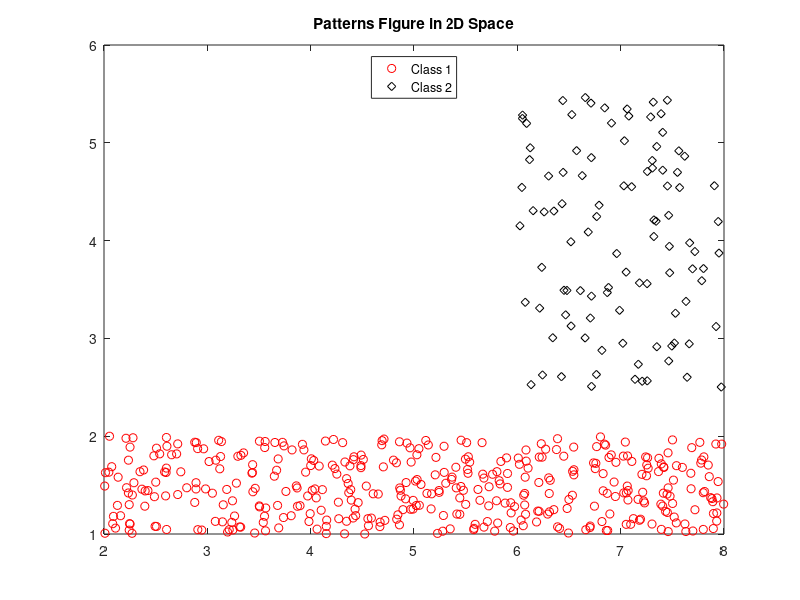
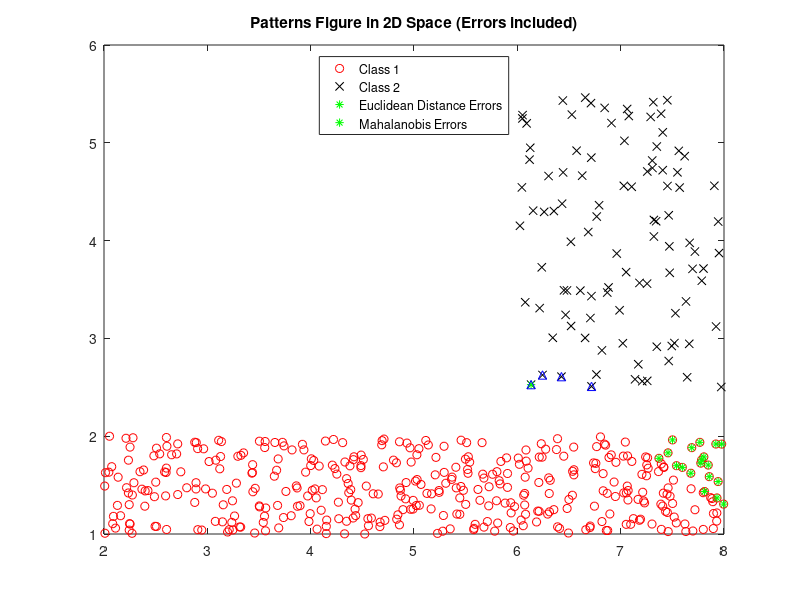
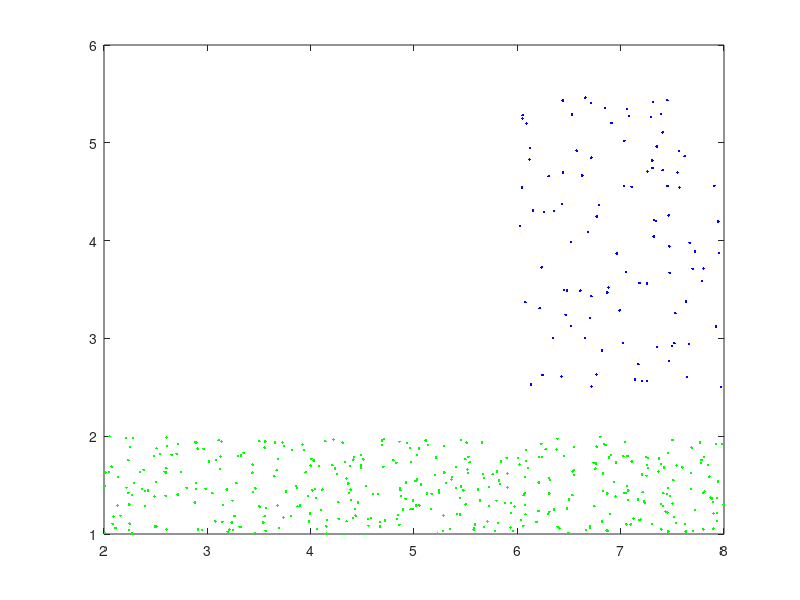

Write the MATLAB code that produced these figures, in order. (Note: this script raises an error after producing the figures.)
close all
clc;clear; clf;
%pkg load statistics
%pkg load symbolic
rng default

% Section A
% Generate Dataset

% Create patterns for class 1 in a parallelogram way;
% Define variables for the dataset generation
a = 2; b = 8; c = 1; d = 2;
N1 = 400; 

% Generate randomly the dataset
x1 = a + (b-a).*rand(N1, 1); 
x2 = c + (d-c).*rand(N1, 1);

% Assign patterns to class 1
w1 = [x1 x2];

% Create patterns for class 2 in a parallelogram way;
% Define variables for the dataset generation
a = 6; b = 8; c = 2.5; d = 5.5;
N2 = 100;

% Generate randomly the datasets
x1 = a + (b-a).*rand(N2, 1);
x2 = c + (d-c).*rand(N2, 1);

% Assign patterns to class 2
w2 = [x1 x2];

% Plot all patterns of class 1 & 2
plot(w1(:,1),w1(:,2),'ro',w2(:,1),w2(:,2),'kd');
title('Patterns Figure in 2D Space');
legend('Class 1','Class 2','Location','north');

%----------------------------------------------------------------------------------------
%----------------------------------------------------------------------------------------
%----------------------------------------------------------------------------------------
%----------------------------------------------------------------------------------------

% Section B
% Bayesian Classification in 2D Space


% Section B.1
% Find the mean value and the covariances of the 2 PDFs using MLE

% Find the mean values
m1 = mean(w1);
m2 = mean(w2);
disp(['Class 1 mean is [',num2str(m1),']']);
disp(['Class 2 mean is [',num2str(m2),']',]);
% Find the covariance values
s1 = cov(w1);
s2 = cov(w2);

% Perform MLE for Class 1
p11 = [];
p12 = [];
for i = 1:N1
    % According to 2.27 equation from Theodoridis & Koutroumbas' book
    p11 = [p11,(1/(2*pi*sqrt(abs(det(s1))))) * exp(-(1/2)*(w1(i,:) - m1)*inv(s1)*(w1(i,:) - m1)')];
    p12 = [p12,(1/(2*pi*sqrt(abs(det(s2))))) * exp(-(1/2)*(w1(i,:) - m2)*inv(s2)*(w1(i,:) - m2)')];
    
end

% Perform MLE for Class 2
p21 = [];
p22 = [];
for i = 1:N2
  % According to 2.27 equation from Theodoridis & Koutroumbas' book
    p22 = [p22,(1/(2*pi*sqrt(abs(det(s2))))) * exp(-(1/2)*(w2(i,:) - m2)*inv(s2)*(w2(i,:) - m2)')];
    p21 = [p21,(1/(2*pi*sqrt(abs(det(s1))))) * exp(-(1/2)*(w2(i,:) - m1)*inv(s1)*(w2(i,:) - m1)')];
end

%figure
%stem3(w1(1,:),w1(2,:),p11);
%hold on
%stem3(w2(1,:),w2(2,:),p22);

% Section B.2
% Initialize vectors for counting the error statistics
class1_correct = []; class2_right = []; class1_false = []; class2_false = [];

% For the patterns of class 1
for i = 1:N1
  
    d1 = norm(w1(i,:) - m1); %  Find Distance from class 1 mean
    d2 = norm(w1(i,:) - m2); % Find Distance from class 2 mean
    
    if d1<=d2  % If distance1 < distance2
        class1_correct = [class1_correct; w1(i,:)]; % It's correctly assigned to class 1
    else 
        class1_false = [class1_false; w1(i,:)]; % It's falsely assigned to class 1
    end
    
end

% Apply the same for the patterns of class2
for i = 1:N2
  
    % Find the distances
    d1 = norm(w2(i,:) - m1);
    d2 = norm(w2(i,:) - m2);
    
    % Assign to vectors
    if d1<d2
        class2_false = [class2_false; w2(i,:)];
    else
        class2_right = [class2_right; w2(i,:)];
    end
    
end

error = (size(class1_false, 1) + size(class2_false, 1)) / (N1+N2);
disp(['Euclidean Distance error : ', num2str(error*100),'%']);

% Plot the Euclidean Distance classifier
figure
plot(w1(:,1),w1(:,2),'ro',w2(:,1),w2(:,2),'kx');

if size(class1_false,1) ~= 0 
    hold on;
    plot(class1_false(:,1),class1_false(:,2),'g*');
end

if size(class2_false,1) ~= 0
    hold on;
    plot(class2_false(:,1),class2_false(:,2),'g*');
end

% Red = Euclidean Distance Errors

% Section B.3
% Mahalanobis Distance Classifier

% Find the shared covariance matrix for the 2 classes
s = (s1+s2)/2;

% Initialize the vectors again
class1_correct = []; class2_right = []; class1_false = []; class2_false = [];

% For class 1
for i = 1:N1
  
    % Calculate distances based on Mahalanobis
    d1 = sqrt((w1(i,:) - m1)*inv(s)*(w1(i,:) - m1)');
    d2 = sqrt((w1(i,:) - m2)*inv(s)*(w1(i,:) - m2)');
    
    % Assign patterns to appropriate vectors
    if d1<=d2
        class1_correct = [class1_correct;w1(i,:)];
    else
        class1_false = [class1_false;w1(i,:)];
    end
end

% For class 2
for i = 1:N2
  
    % Calculate distances based on Mahalanobis
    d1 = sqrt((w2(i,:) - m1)*inv(s)*(w2(i,:) - m1)');
    d2 = sqrt((w2(i,:) - m2)*inv(s)*(w2(i,:) - m2)');
    
    % Assign patterns to appropriate vectors
    if d1<d2
        class2_false = [class2_false;w2(i,:)];
    else
        class2_right = [class2_right;w2(i,:)];
    end
end

% Calculate statistics
error = (size(class1_false, 1) + size(class2_false, 1)) / (N1+N2);
disp(['Mahalanobis Distance Error : ',num2str(error*100),'%']);

if size(class1_false, 1) ~= 0 
    hold on;
    plot(class1_false(:, 1),class1_false(:, 2),'b^');
end
if size(class2_false, 1) ~= 0
    hold on;
    plot(class2_false(:, 1),class2_false(:, 2),'b^');
end

title('Patterns Figure in 2D Space (Errors included)');
legend('Class 1', 'Class 2', 'Euclidean Distance Errors', 'Mahalanobis Errors', 'Location', 'north');

% Section B.4

% Find the shared covariance matrix for the 2 classes
s = (s1+s2)/2;
% Initialize vectors for statistics
class1_correct = []; class2_right = []; class1_false = []; class2_false = [];
 
% For class 1
for i = 1:N1
  
    % Apply Bayesian Classifier & Assign to Correct or False Class
    if p11>=p12 
        class1_correct = [class1_correct;w1(i,:)]; 
    else
        class1_false = [class1_false;w1(i,:)];
    end
    
end

% For class 2
for i = 1:N2
  
    % Apply Bayesian Classifier & Assign to Correct or False Class
    if p21>p22
        class2_false = [class2_false;w2(i,:)];
    else
        class2_right = [class2_right;w2(i,:)];
    end
    
end

% Print Error
error = (size(class1_false, 2) + size(class2_false,2)) / (N1+N2);
disp(['Bayesian Error : ', num2str(error*100),'%']);

% Section C
% Feature Dimensionality Reduction

pause;

% Section C.1
% Principal Compomnent Analysis

figure;
x = [w1;w2];

% Apply PCA
[coeff,score] = pca(x);
G = [w1;w2] * coeff;
plot(w1(:,1),w1(:,2),'g.');
hold on;

plot(w2(:,1),w2(:,2),'b.');
hold on;
syms x y;
hold on;

% Show data in the reduced space
f2(x,y) = coeff(1,2)*x + coeff(2,2)*y;
h = ezplot(f2,[-2, 10]); hold on;
set(h, 'Color', 'k');
title('PCA');
legend('Class 1', 'Class 2', 'Line Projection');
pause

% Section C.2
% Euclidean Distance Classifier after PCA

% Initialize vectors for statistics
class1_false = []; class1_correct = []; class2_false = []; class2_right = [];

% For transformed Class 1 features
for i = 1:N1
  
   % Find distance to mean of class 1 and 2
   d1 = norm(G(i,:) - m1);
   d2 = norm(G(i,:) - m2);
   
   % Assign correctly
   if d1<=d2
        class1_correct = [class1_correct;G(i,:)];
   else
        class1_false = [class1_false;G(i,:)];
   end
end

% For transformed Class 2 features
for i = (N2+1):(N1+N2)
  
    % Find distance to mean of class 1 and 2
   d1 = norm(G(i,:) - m1);
   d2 = norm(G(i,:) - m2);
   
   % Assign correctly
   if d1<d2
       class2_false = [class2_false;G(i,:)];
   else
       class2_right = [class2_right;G(i,:)];
   end
end

figure(3)
title('PCA Errors');
if size(class1_false,1) ~= 0 
    hold on;
    plot(class1_false(:,1),class1_false(:,2),'k^');
end
if size(class2_false,1) ~= 0
    hold on;
    plot(class2_false(:,1),class2_false(:,2),'r^');
end

error = (size(class1_false, 2) + size(class2_false,2)) / (N1+N2);
disp(['Euclidean Distance on PCA Error : ', num2str(error*100),'%']);

% Section G.3
% Linear Discriminant Analysis
figure(4)
title('LDA')

% Calculate the possibilities (400/500, 100/500)
p1 = 4/5; p2 = 1/5;
% Compute Sw and w
Sw = p1*s1 + p2*s2;
w = inv(Sw) *(m1-m2)';

% Find the projections
w_p = w/norm(w, 2);
projections_w1= w_p*w_p'*w1';
projections_w2= w_p*w_p'*w2';

% Plot projections
scatter(w1(1, :), w1(2, :), 10, 'b');
hold on;
scatter(w2(1, :), w2(2, :), 10, 'r');
hold on;

scatter(projections_w1(1, :), projections_w1(2, :), 10, 'b');
hold on;
scatter(projections_w2(1, :), projections_w2(2, :), 10, 'r');
 
% % Section G.4
% Euclidean Distance Classifier after LDA

% Initialize vectors for statistics
class1_false = []; class1_correct = []; class2_false = []; class2_right = [];

m1 = mean(projections_w1); m2 = mean(projections_w2);

% For transformed Class 1 features
for i = 1:N1
  
   % Find distance to mean of class 1 and 2
   d1 = norm(projections_w1(:,i) - m1);
   d2 = norm(projections_w1(:, i) - m2);
   
   % Assign correctly
   if d1<=d2
        class1_correct = [class1_correct;projections_w1(:,i)];
   else
        class1_false = [class1_false;projections_w1(:,i)];
   end
end

% For transformed Class 2 features
for i = 1:100
  
    % Find distance to mean of class 1 and 2
    d1 = norm(projections_w2(:,i) - m1);
    d2 = norm(projections_w2(:, i) - m2);
   
   % Assign correctly
   if d1<d2
       class2_false = [class2_false;projections_w1(:,i)];
   else
       class2_right = [class2_right;projections_w1(:,i)];
   end
end

% figure(3)
% title('LDA Errors');
% if size(class1_false,1) ~= 0 
%     hold on;
%     plot(class1_false(:,1),class1_false(:,2),'k^');
% end
% if size(class2_false,1) ~= 0
%     hold on;
%     plot(class2_false(:,1),class2_false(:,2),'r^');
% end

error = (size(class1_false, 2) + size(class2_false,2)) / (N1+N2);
disp(['Euclidean Distance on LDA Error : ', num2str(error*100),'%']);

% Section D.1 - Classification
% Least Squares - Linear Classification

% Prepare y matrix for LS with labels 1 and -1
y = ones(500, 1); y(401: 500) = -y(401: 500);

% Prepare X matrix
X = ones(500, 3);
X(:,1:2) = [w1;w2];

% Calculate w
w = inv(X'*X)*X'*y; % Based on equation 3.45 from the book
disp(w);


% Plot W
figure;
plot(w1(:,1),w1(:,2),'rp',w2(:,1),w2(:,2),'bh');
hold on;

% Create a symbolic function based on weights the three weights
syms x y;
f(x,y) = w(1)*x + w(2)*y + w(3);
ezplot(f,[0,12]);
title('Least Squares');

% Calculate Least Square Error
J = [];
y = ones(500,1);
for i = 1:500
    J = [J, (y(i) - X(i,:)*w)^2];
end

lse = sum(J);

disp(['Minimum Least Square Error is: ', num2str(lse)]);

% Init errors
errors = 0;

% Compute Errors for class 1 and class 2 
for i = 1:N1
    if w'*[w1(i,:),1]'<=0
        errors = errors +1;
    end
end

for  i = 1:N2
    if w'*[w2(i,:),1]' >= 0 
        errors = errors +1;
    end
end


% Section D.2
% Perceptron

% Initialize weights and learning rate
w = [-11; -1; -11]; lr = 1/10;

% Prepare X, y just like previously
y = ones(500,1);
y(401:500) = -y(401:500);
X = [w1;w2];
X = [X, ones(500,1)];

Y = []; error = 1; % Used to bypass the first check in the while loop.
syms x y;

while length(Y)|| error ~= 0
    a = 0;
    Y = [];
    
    % For all patterns
    for i = 1:(N1+N2)
        if i<=400
            if X(i,:)*w<=0 % The first 400 patterns (class 1) should have neuron output <=0
                Y = [Y;1*X(i,:)];
            end
        else
            if X(i,:)*w>=0  % The remaining 100 patterns (class 2) should have neuron output >0
                Y = [Y;(-1)*X(i,:)];
            end
        end
    end
    
    % Calculate losses according to the cost function equation in 3.9
    deltas = [];
    for i = 1:size(Y,1)
      deltas = [deltas ;Y(i,:)];
    end
    error = sum(deltas);
    
    % Update weight accordingly to error and the learning error
    w = w +lr*error'; 

end

% Decision plane equation 
f(x,y) = w(1)*x + w(2)*y+w(3);
figure;
plot(w1(:,1),w1(:,2),'cp',w2(:,1),w2(:,2),'rh'); hold on;

% Plot the decision boundary plot along with the data
N3 = 10; N4 = 1000; xx = linspace(0,N3, N4);
plot(xx,(xx*w(1)+w(3))/(-w(2)))
legend('w1','w2','g(x)'); title('Perceptron Decision Boundary Plane');